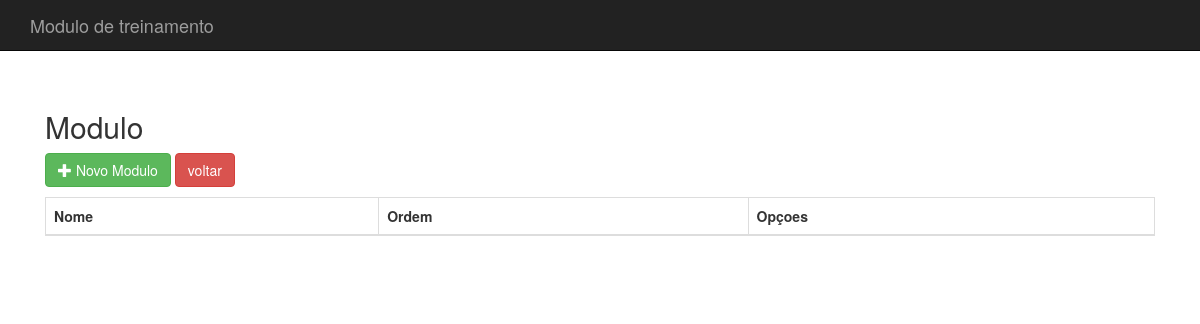
Page /modulos.php?curso_id=1 on the earlier database version.
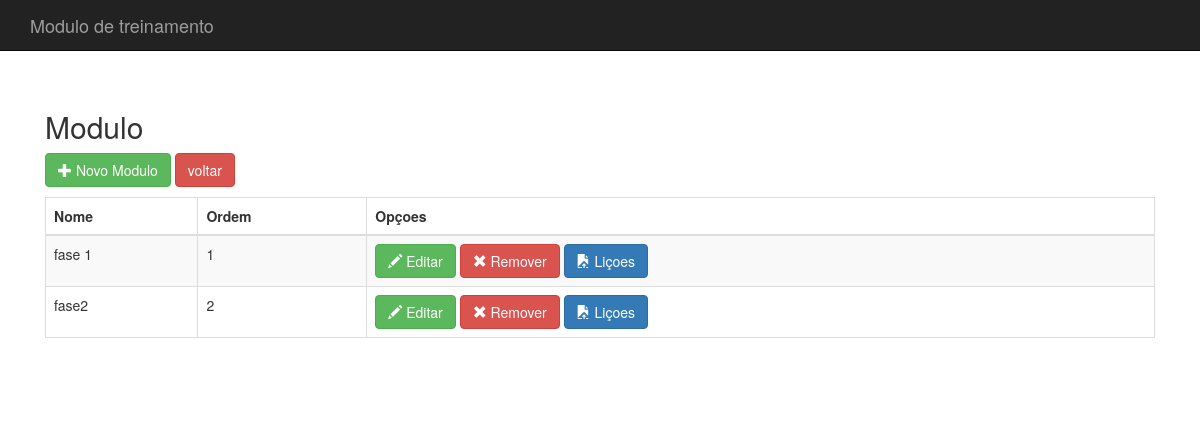
Same page on the later database version.
### tables this page shows
CREATE TABLE IF NOT EXISTS `modulos` (
`modulo_id` int(4) NOT NULL,
  `modulo_curso_id` varchar(255) NOT NULL,
  `modulo_nome` varchar(255) NOT NULL,
  `modulo_ordem` int(4) NOT NULL
);

### modulos.php (the view, shortened to what this page needs)
<?php
include 'conf/header.php';
$curso_id = $_GET['curso_id'];
$stmt = $conn->prepare("SELECT modulo_id,modulo_nome,modulo_ordem FROM modulos where modulo_curso_id=? order by modulo_ordem");
$stmt->bind_param("i", $curso_id);
$stmt->execute();
$stmt->bind_result($id,$nome,$ordem);
?>
<h2>Modulo</h2>
<a class="btn btn-success" href="modulos_edit.php?curso_id=<?php echo $curso_id  ?>&id=0" role="button"><i class="glyphicon glyphicon-plus"></i> Novo Modulo</a>
  <a href="cursos.php" class="btn btn-danger">voltar</a>
<table class="table table-bordered table-hover table-striped">
	<thead>
		<tr>
			<th>Nome</th>
			<th>Ordem</th>
			<th>Opçoes</th>
		</tr>
	</thead>
	<tbody>
	<?php
		while($stmt->fetch()){
	?>
		<tr>
			<td><?php echo htmlspecialchars($nome)?></td>
			<td><?php echo htmlspecialchars($ordem)?></td>
			<td>
				<a class="btn btn-success" href="modulos_edit.php?curso_id=<?php echo $curso_id  ?>&id=<?php echo $id ?>" role="button"><i class="glyphicon glyphicon-pencil"></i> Editar</a>
				<a class="btn btn-danger" href="modulos_delete.php?curso_id=<?php echo $curso_id  ?>&id=<?php echo $id ?>" onclick="return confirm('Deseja realmente remover?');" role="button"><i class="glyphicon glyphicon-remove"></i> Remover</a>
				<a class="btn btn-primary" href="licoes.php?curso_id=<?php echo $curso_id  ?>&modulo_id=<?php echo $id ?>" role="button"><i class="glyphicon glyphicon-open-file"></i> Liçoes</a>
			</td>
		</tr>
	<?php
		}
	?>
	</tbody>
</table>
<?php
include 'conf/footer.php';
?>

Differences in the rows shown:
added modulos: modulo_nome "fase 1", modulo_ordem "1"
added modulos: modulo_nome "fase2", modulo_ordem "2"
